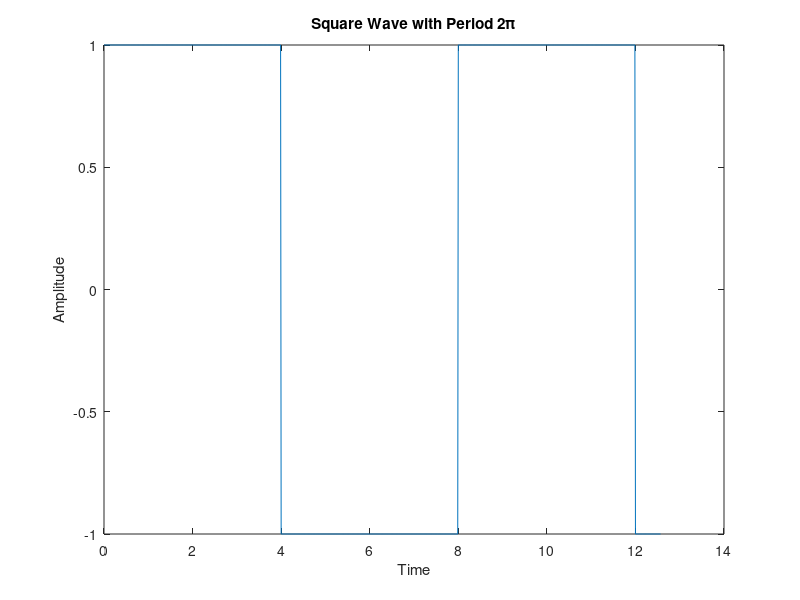

The MATLAB source for this figure:
% Generate a time vector from 0 to 4π with 1000 points
t = linspace(0, 4*pi, 1000);    %time vector should be continuous that why we use linspace() instead of just 0:4*pi

% Give value to the amplitude
A = 1;

% Give value to the Angular frequency  -->  Omega(Hz)
  w = pi/4;

% Generate a square wave with period 2π and amplitude 1
sq = A*square(w*t);

% Plot the square wave
plot(t, sq)
xlabel('Time')
ylabel('Amplitude')
title('Square Wave with Period 2π')
